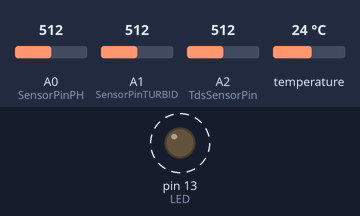
This sketch was run on a simulated Arduino Uno, built with avr-gcc and run on an emulated ATmega328P. Shown: output pins drawn as LEDs (lit = HIGH). Dashed ring = blinking. Inputs (shaded band) come from the test bench; at power-on: A0 (SensorPinPH) = 512, A1 (SensorPinTURBID) = 512, A2 (TdsSensorPin) = 512, temperature 24 °C. What the sketch prints to the serial monitor is not drawn.

Above: at 0.4 s.
Timing chart, 0 to 3.7 s (numbered marks = the images above):
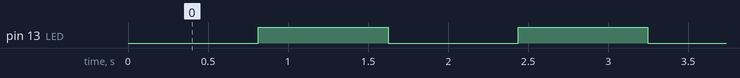

Measured:
- by itself, pin 13 (LED): alternates HIGH for 0.81 s and LOW for 0.81 s

The sketch:

arduino_uno.ino
```cpp
#include <OneWire.h> //untuk suhu
//PH METER//
#define SensorPinPH A0            //pH meter Analog output to Arduino Analog Input 0
#define Offset 0.00            //deviation compensate
#define LED 13
#define samplingInterval 20
#define printInterval 800
#define ArrayLenth  40    //times of collection
//PH METER//

//TURBID SENSOR//
#define SensorPinTURBID A1
//TURBID SENSOR//

//TDS METER//
#define TdsSensorPin A2
#define VREF 5.0      // analog reference voltage(Volt) of the ADC
#define SCOUNT  30           // sum of sample point
//TDS METER//
//////////////////////////////////////////
////PH Meter/////
int pHArray[ArrayLenth];   //Store the average value of the sensor feedback
int pHArrayIndex=0;
////PH Meter/////

//TDS METER//
int analogBuffer[SCOUNT];    // store the analog value in the array, read from ADC
int analogBufferTemp[SCOUNT];
int analogBufferIndex = 0,copyIndex = 0;
float averageVoltage = 0,tdsValue = 0,temperaturea = 25;
//TDS METER//

//TEMP SENSOR//
int DS18S20_Pin = 2;
OneWire ds(DS18S20_Pin);
//TEMP SENSOR//
/////////////////////////////////////////
void setup(){
  //pinMode(TdsSensorPin,INPUT);
  pinMode(LED,OUTPUT);
  Serial.begin(115200);
  //Serial.println("pH meter experiment!");    //Test the serial monitor
}

void loop(){
  //START PH//
  static unsigned long samplingTime = millis();
  static unsigned long printTime = millis();
  static float pHValue,voltage;
  if(millis()-samplingTime > samplingInterval){
      pHArray[pHArrayIndex++]=analogRead(SensorPinPH);
      if(pHArrayIndex==ArrayLenth)pHArrayIndex=0;
      voltage = avergearray(pHArray, ArrayLenth)*5.0/1024;
      pHValue = 3.5*voltage+Offset;
      samplingTime=millis();
  }
  //END PH//

  //START TURBID//
  int sensorValueTurbid = analogRead(SensorPinTURBID);// read the input on analog pin 0:
  float TurbidValue = sensorValueTurbid * (5.0 / 1024.0); // Convert the analog reading (which goes from 0 - 1023) to a voltage (0 - 5V):
  //END TURBID//

  //START TDS//
  static unsigned long analogSampleTimepoint = millis();
   if(millis()-analogSampleTimepoint > 40U){     //every 40 milliseconds,read the analog value from the ADC
     analogSampleTimepoint = millis();
     analogBuffer[analogBufferIndex] = analogRead(TdsSensorPin);    //read the analog value and store into the buffer
     analogBufferIndex++;
     if(analogBufferIndex == SCOUNT)
         analogBufferIndex = 0;
   }
  //END TDS//

  //START TEMP//
  float temperature = getTemp();
  //END TEMP//

  //PRINT//
  if(millis() - printTime > printInterval){   //Every 800 milliseconds, print a numerical, convert the state of the LED indicator
    for(copyIndex=0;copyIndex<SCOUNT;copyIndex++)
      analogBufferTemp[copyIndex]= analogBuffer[copyIndex];
    averageVoltage = getMedianNum(analogBufferTemp,SCOUNT) * (float)VREF / 1024.0; // read the analog value more stable by the median filtering algorithm, and convert to voltage value
    float compensationCoefficient=1.0+0.02*(temperature-25.0);    //temperature compensation formula: fFinalResult(25^C) = fFinalResult(current)/(1.0+0.02*(fTP-25.0));
    float compensationVolatge=averageVoltage/compensationCoefficient;  //temperature compensation
    tdsValue=(133.42*compensationVolatge*compensationVolatge*compensationVolatge - 255.86*compensationVolatge*compensationVolatge + 857.39*compensationVolatge)*0.5; //convert voltage value to tds value
    /*
    Serial.print("Voltage:");
    Serial.print(voltage,2);
    */
    Serial.print("PH:");
    Serial.println(pHValue,2);
    Serial.print("TURBID:");
    Serial.println(TurbidValue);
    Serial.print("TDS:");
    Serial.println(tdsValue,0);
    Serial.print("TEMP:");
    Serial.println(temperature);

    digitalWrite(LED,digitalRead(LED)^1);
    printTime=millis();
  }
  //PRINT//
}
///////////////////////////////////////////////
double avergearray(int* arr, int number){
  int i;
  int max,min;
  double avg;
  long amount=0;
  if(number<=0){
    Serial.println("Error number for the array to avraging!/n");
    return 0;
  }
  if(number<5){   //less than 5, calculated directly statistics
    for(i=0;i<number;i++){
      amount+=arr[i];
    }
    avg = amount/number;
    return avg;
  }else{
    if(arr[0]<arr[1]){
      min = arr[0];max=arr[1];
    }
    else{
      min=arr[1];max=arr[0];
    }
    for(i=2;i<number;i++){
      if(arr[i]<min){
        amount+=min;        //arr<min
        min=arr[i];
      }else {
        if(arr[i]>max){
          amount+=max;    //arr>max
          max=arr[i];
        }else{
          amount+=arr[i]; //min<=arr<=max
        }
      }//if
    }//for
    avg = (double)amount/(number-2);
  }//if
  return avg;
}

int getMedianNum(int bArray[], int iFilterLen){
  int bTab[iFilterLen];
  for (byte i = 0; i<iFilterLen; i++)
    bTab[i] = bArray[i];
  int i, j, bTemp;
  for (j = 0; j < iFilterLen - 1; j++){
    for (i = 0; i < iFilterLen - j - 1; i++) {
      if (bTab[i] > bTab[i + 1]){
        bTemp = bTab[i];
        bTab[i] = bTab[i + 1];
        bTab[i + 1] = bTemp;
      }
    }
  }
  if ((iFilterLen & 1) > 0)
    bTemp = bTab[(iFilterLen - 1) / 2];
  else
    bTemp = (bTab[iFilterLen / 2] + bTab[iFilterLen / 2 - 1]) / 2;
  return bTemp;
}

float getTemp(){
  //returns the temperature from one DS18S20 in DEG Celsius

  byte data[12];
  byte addr[8];

  if ( !ds.search(addr)) {
      //no more sensors on chain, reset search
      ds.reset_search();
      return -1000;
  }

  if ( OneWire::crc8( addr, 7) != addr[7]) {
      Serial.println("CRC is not valid!");
      return -1000;
  }

  if ( addr[0] != 0x10 && addr[0] != 0x28) {
      Serial.print("Device is not recognized");
      return -1000;
  }

  ds.reset();
  ds.select(addr);
  ds.write(0x44,1); // start conversion, with parasite power on at the end

  byte present = ds.reset();
  ds.select(addr);
  ds.write(0xBE); // Read Scratchpad


  for (int i = 0; i < 9; i++) { // we need 9 bytes
    data[i] = ds.read();
  }

  ds.reset_search();

  byte MSB = data[1];
  byte LSB = data[0];

  float tempRead = ((MSB << 8) | LSB); //using two's compliment
  float TemperatureSum = tempRead / 16;

  return TemperatureSum;

}
```
